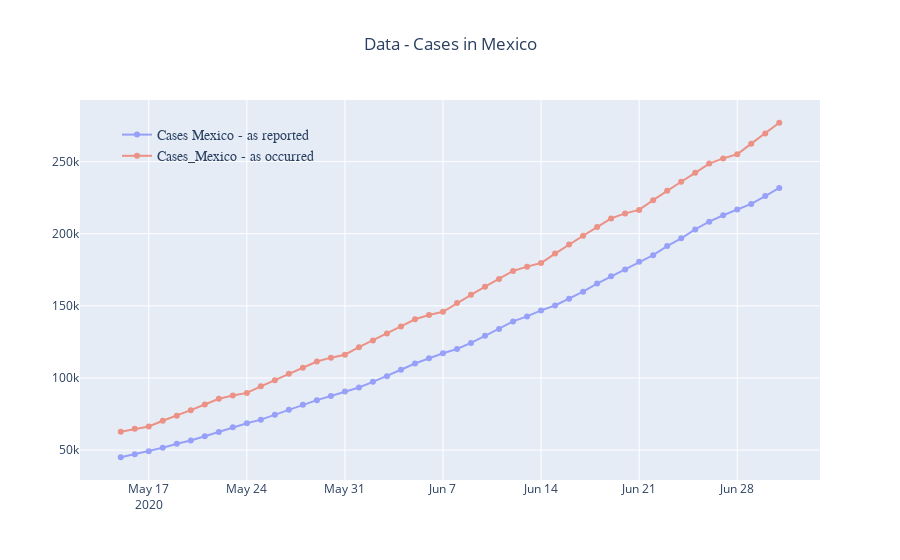

Write notebook code for a chart like this one.
### Code cell
fig = go.Figure()

fig.add_trace(go.Scatter(
    x=mx1['date'],
    y=mx1['Cases_Mexico'],
    name='Cases Mexico - as reported',
    mode='lines+markers',line_width=2,marker_size=6,opacity=0.6))

fig.add_trace(go.Scatter(
    x=mx2['date'],
    y=mx2['Cases_Mexico'],
    name='Cases_Mexico - as occurred',
    mode='lines+markers',line_width=2,marker_size=6,opacity=0.6))

fig.update_layout(
    title="Data - Cases in Mexico",
    title_x=0.5,showlegend=True,yaxis = {'type': 'linear'},
    legend=dict(
            x=0.05,y=0.95,
            traceorder="normal",font=dict(family="sans-serif",size=14),bgcolor='rgba(0,0,0,0)'),)

fig.show()
